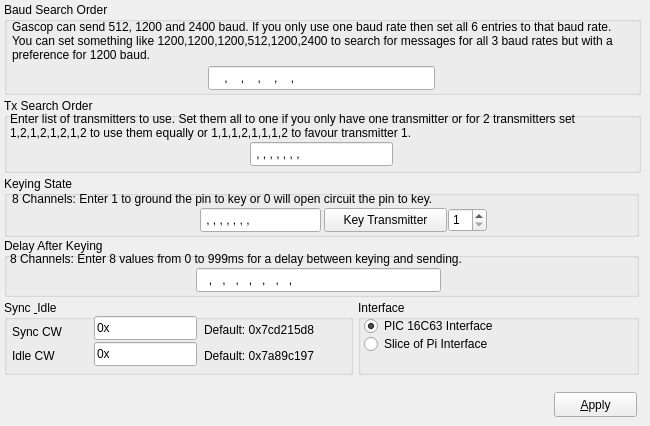
      <widget class="QWidget" name="tabSetup">
       <attribute name="title">
        <string>Setup</string>
       </attribute>
       <widget class="QPushButton" name="pbApply">
        <property name="geometry">
         <rect>
          <x>554</x>
          <y>392</y>
          <width>83</width>
          <height>25</height>
         </rect>
        </property>
        <property name="text">
         <string>&amp;Apply</string>
        </property>
       </widget>
       <widget class="QGroupBox" name="groupBox_6">
        <property name="geometry">
         <rect>
          <x>4</x>
          <y>2</y>
          <width>637</width>
          <height>93</height>
         </rect>
        </property>
        <property name="title">
         <string>Baud Search Order</string>
        </property>
        <widget class="QLabel" name="label_22">
         <property name="geometry">
          <rect>
           <x>8</x>
           <y>18</y>
           <width>617</width>
           <height>47</height>
          </rect>
         </property>
         <property name="text">
          <string>Gascop can send 512, 1200 and 2400 baud. If you only use one baud rate then set all 6 entries to that baud rate. You can set something like 1200,1200,1200,512,1200,2400 to search for messages for all 3 baud rates but with a preference for 1200 baud.</string>
         </property>
         <property name="alignment">
          <set>Qt::AlignLeading|Qt::AlignLeft|Qt::AlignTop</set>
         </property>
         <property name="wordWrap">
          <bool>true</bool>
         </property>
        </widget>
        <widget class="QLineEdit" name="leBaudOrder">
         <property name="geometry">
          <rect>
           <x>204</x>
           <y>64</y>
           <width>227</width>
           <height>24</height>
          </rect>
         </property>
         <property name="inputMask">
          <string>9999,9999,9999,9999,9999,9999</string>
         </property>
         <property name="text">
          <string>,,,,,</string>
         </property>
         <property name="maxLength">
          <number>29</number>
         </property>
        </widget>
       </widget>
       <widget class="QGroupBox" name="groupBox_7">
        <property name="geometry">
         <rect>
          <x>4</x>
          <y>98</y>
          <width>637</width>
          <height>75</height>
         </rect>
        </property>
        <property name="title">
         <string>Tx Search Order</string>
        </property>
        <widget class="QLineEdit" name="leTxOrder">
         <property name="geometry">
          <rect>
           <x>246</x>
           <y>44</y>
           <width>143</width>
           <height>24</height>
          </rect>
         </property>
         <property name="inputMask">
          <string>9,9,9,9,9,9,9,9</string>
         </property>
         <property name="text">
          <string>,,,,,,,</string>
         </property>
        </widget>
        <widget class="QLabel" name="label_21">
         <property name="geometry">
          <rect>
           <x>6</x>
           <y>14</y>
           <width>629</width>
           <height>39</height>
          </rect>
         </property>
         <property name="text">
          <string>Enter list of transmitters to use. Set them all to one if you only have one transmitter or for 2 transmitters set 1,2,1,2,1,2,1,2 to use them equally or 1,1,1,2,1,1,1,2 to favour transmitter 1.</string>
         </property>
         <property name="alignment">
          <set>Qt::AlignLeading|Qt::AlignLeft|Qt::AlignTop</set>
         </property>
         <property name="wordWrap">
          <bool>true</bool>
         </property>
        </widget>
       </widget>
       <widget class="QGroupBox" name="groupBox_12">
        <property name="geometry">
         <rect>
          <x>4</x>
          <y>176</y>
          <width>635</width>
          <height>61</height>
         </rect>
        </property>
        <property name="title">
         <string>Keying State</string>
        </property>
        <widget class="QLineEdit" name="leNormInv">
         <property name="geometry">
          <rect>
           <x>196</x>
           <y>32</y>
           <width>121</width>
           <height>24</height>
          </rect>
         </property>
         <property name="inputMask">
          <string>9,9,9,9,9,9,9,9</string>
         </property>
         <property name="text">
          <string>,,,,,,,</string>
         </property>
         <property name="maxLength">
          <number>15</number>
         </property>
        </widget>
        <widget class="QLabel" name="label_14">
         <property name="geometry">
          <rect>
           <x>8</x>
           <y>16</y>
           <width>623</width>
           <height>16</height>
          </rect>
         </property>
         <property name="text">
          <string>8 Channels: Enter 1 to ground the pin to key or 0 will open circuit the pin to key.</string>
         </property>
         <property name="alignment">
          <set>Qt::AlignLeading|Qt::AlignLeft|Qt::AlignTop</set>
         </property>
         <property name="wordWrap">
          <bool>true</bool>
         </property>
        </widget>
        <widget class="QPushButton" name="pbKeyTx">
         <property name="geometry">
          <rect>
           <x>320</x>
           <y>32</y>
           <width>123</width>
           <height>24</height>
          </rect>
         </property>
         <property name="text">
          <string>Key Transmitter</string>
         </property>
         <property name="checkable">
          <bool>true</bool>
         </property>
        </widget>
        <widget class="QSpinBox" name="sbTxTest">
         <property name="geometry">
          <rect>
           <x>444</x>
           <y>32</y>
           <width>39</width>
           <height>24</height>
          </rect>
         </property>
         <property name="minimum">
          <number>1</number>
         </property>
         <property name="maximum">
          <number>8</number>
         </property>
        </widget>
       </widget>
       <widget class="QGroupBox" name="groupBox_13">
        <property name="geometry">
         <rect>
          <x>4</x>
          <y>238</y>
          <width>635</width>
          <height>59</height>
         </rect>
        </property>
        <property name="title">
         <string>Delay After Keying</string>
        </property>
        <widget class="QLineEdit" name="leKeyDelay">
         <property name="geometry">
          <rect>
           <x>192</x>
           <y>30</y>
           <width>245</width>
           <height>24</height>
          </rect>
         </property>
         <property name="inputMask">
          <string>999,999,999,999,999,999,999,999</string>
         </property>
         <property name="text">
          <string>,,,,,,,</string>
         </property>
        </widget>
        <widget class="QLabel" name="label_17">
         <property name="geometry">
          <rect>
           <x>6</x>
           <y>14</y>
           <width>625</width>
           <height>16</height>
          </rect>
         </property>
         <property name="text">
          <string>8 Channels: Enter 8 values from 0 to 999ms for a delay between keying and sending.</string>
         </property>
         <property name="alignment">
          <set>Qt::AlignLeading|Qt::AlignLeft|Qt::AlignTop</set>
         </property>
         <property name="wordWrap">
          <bool>true</bool>
         </property>
        </widget>
       </widget>
       <widget class="QGroupBox" name="groupBox_14">
        <property name="geometry">
         <rect>
          <x>4</x>
          <y>300</y>
          <width>349</width>
          <height>75</height>
         </rect>
        </property>
        <property name="title">
         <string>Sync &amp; Idle</string>
        </property>
        <widget class="QLineEdit" name="leSyncCW">
         <property name="geometry">
          <rect>
           <x>90</x>
           <y>16</y>
           <width>103</width>
           <height>24</height>
          </rect>
         </property>
         <property name="inputMask">
          <string>\0\xHHHHHHHH</string>
         </property>
         <property name="text">
          <string>0x</string>
         </property>
         <property name="maxLength">
          <number>10</number>
         </property>
        </widget>
        <widget class="QLineEdit" name="leIdleCW">
         <property name="geometry">
          <rect>
           <x>90</x>
           <y>42</y>
           <width>103</width>
           <height>24</height>
          </rect>
         </property>
         <property name="inputMask">
          <string>\0\xHHHHHHHH</string>
         </property>
         <property name="text">
          <string>0x</string>
         </property>
         <property name="maxLength">
          <number>10</number>
         </property>
        </widget>
        <widget class="QLabel" name="label_2">
         <property name="geometry">
          <rect>
           <x>8</x>
           <y>24</y>
           <width>73</width>
           <height>16</height>
          </rect>
         </property>
         <property name="text">
          <string>Sync CW</string>
         </property>
        </widget>
        <widget class="QLabel" name="label_5">
         <property name="geometry">
          <rect>
           <x>8</x>
           <y>48</y>
           <width>63</width>
           <height>16</height>
          </rect>
         </property>
         <property name="text">
          <string>Idle CW</string>
         </property>
        </widget>
        <widget class="QLabel" name="label_6">
         <property name="geometry">
          <rect>
           <x>200</x>
           <y>22</y>
           <width>133</width>
           <height>16</height>
          </rect>
         </property>
         <property name="text">
          <string>Default: 0x7cd215d8</string>
         </property>
        </widget>
        <widget class="QLabel" name="label_7">
         <property name="geometry">
          <rect>
           <x>200</x>
           <y>48</y>
           <width>137</width>
           <height>16</height>
          </rect>
         </property>
         <property name="text">
          <string>Default: 0x7a89c197</string>
         </property>
        </widget>
       </widget>
       <widget class="QGroupBox" name="groupBox_15">
        <property name="geometry">
         <rect>
          <x>358</x>
          <y>300</y>
          <width>281</width>
          <height>75</height>
         </rect>
        </property>
        <property name="title">
         <string>Interface</string>
        </property>
        <widget class="QRadioButton" name="rbPic">
         <property name="geometry">
          <rect>
           <x>6</x>
           <y>16</y>
           <width>245</width>
           <height>20</height>
          </rect>
         </property>
         <property name="text">
          <string>PIC 16C63 Interface</string>
         </property>
         <property name="checked">
          <bool>true</bool>
         </property>
        </widget>
        <widget class="QRadioButton" name="rbSop">
         <property name="geometry">
          <rect>
           <x>6</x>
           <y>34</y>
           <width>261</width>
           <height>20</height>
          </rect>
         </property>
         <property name="text">
          <string>Slice of Pi Interface</string>
         </property>
        </widget>
       </widget>
      </widget>
